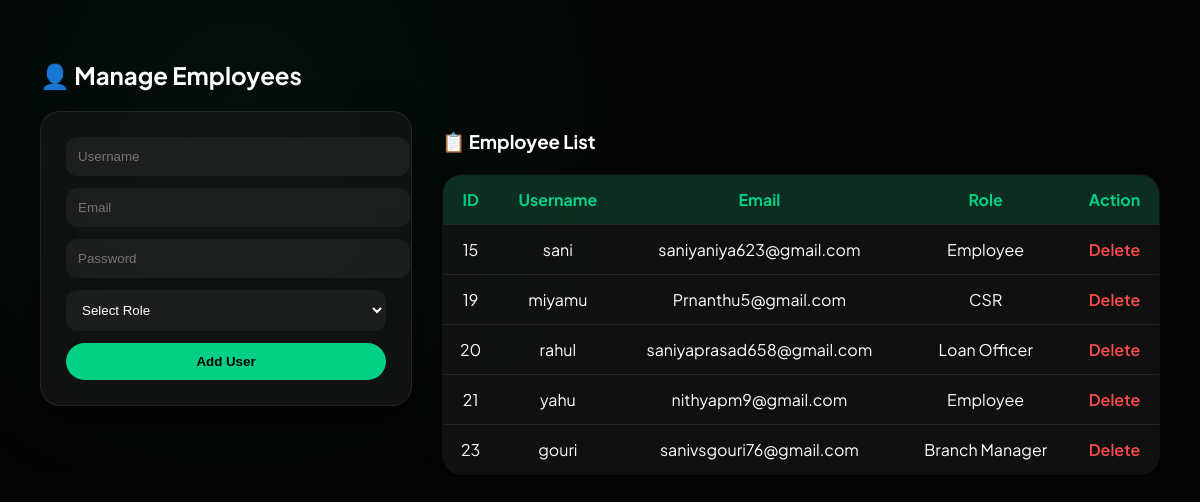
The app's page /manage-employees/ with its own data.
### accounts/models.py (models this page shows)
class CustomUser(AbstractUser):
    ROLE_CHOICES = (
        ('employee', 'Employee'),
        ('csr', 'CSR'),
        ('loan_officer', 'Loan Officer'),
        ('branch_manager', 'Branch Manager'),
        ('user', 'User'),
    )
    role = models.CharField(max_length=50, choices=ROLE_CHOICES, default='user')
    is_locked = models.BooleanField(default=False)
    failed_attempts = models.IntegerField(default=0)
    must_change_password = models.BooleanField(default=True)
    is_verified = models.BooleanField(default=False)
    is_approved = models.BooleanField(default=False)

### accounts/views.py (the view, shortened to what this page needs)
# urls.py: path('manage-employees/', views.manage_employees, name='manage_employees'),
def manage_employees(request):
    employees = CustomUser.objects.exclude(role="user")
    return render(request, "manage_employees.html", {
        "employees": employees
    })

### templates/manage_employees.html (shortened to what this page needs)
<!DOCTYPE html>
<html>
<head>
</head>
<body>
<h2>👤 Manage Employees</h2>
<div class="wrapper">
    <form method="POST" action="{% url 'manage_employees' %}">
        <input type="text" name="username" placeholder="Username" required>
        <input type="email" name="email" placeholder="Email" required>
        <input type="password" name="password" placeholder="Password" required>
        <select name="role" required>
            <option value="">Select Role</option>
        </select>
        <button type="submit">Add User</button>
    </form>
    <div class="table-section">
        <h3>📋 Employee List</h3>
        {% if employees %}
        <div class="table-container">
        <table>
            <tr>
                <th>ID</th>
                <th>Username</th>
                <th>Email</th>
                <th>Role</th>
                <th>Action</th>
            </tr>
            {% for emp in employees %}
            <tr>
                <td>{{ emp.id }}</td>
                <td>{{ emp.username }}</td>
                <td>{{ emp.email }}</td>
                <td>{{ emp.get_role_display }}</td>
                <td>
                    <a class="delete-btn" href="{% url 'delete_employee' emp.id %}">
                        Delete
                    </a>
                </td>
            </tr>
            {% endfor %}
        </table>
        </div>
        {% else %}
        <p>No employees added yet.</p>
        {% endif %}
    </div>
</div>
</body>
</html>

### templates/manage_employees.html (style rules this page uses)
:root { --emerald: #00d084; --midnight: #040404; --glass: rgba(25,25,25,0.6); --border: rgba(255,255,255,0.08); }
html { scroll-behavior: smooth; }
body { font-family: 'Plus Jakarta Sans', sans-serif; margin: 0; padding: 40px; background: radial-gradient(circle at 20% 20%, rgba(0,208,132,0.06), transparent 40%), var(--midnight); color: #fff; }
h2, h3 { margin-bottom: 20px; }
.wrapper { display: flex; flex-wrap: wrap; gap: 30px; align-items: flex-start; }
form { background: var(--glass); backdrop-filter: blur(25px); border: 1px solid var(--border); padding: 25px; width: 320px; border-radius: 20px; box-shadow: 0 20px 40px rgba(0,0,0,0.5); transition: 0.3s; }
input, select { width: 100%; padding: 11px; margin-bottom: 12px; border-radius: 12px; border: 1px solid transparent; background: rgba(255,255,255,0.05); color: #fff; outline: none; transition: all 0.3s ease; }
select option { background: #0a0a0a; color: #fff; }
button { width: 100%; padding: 11px; background: var(--emerald); color: black; border: none; border-radius: 100px; font-weight: 700; cursor: pointer; transition: 0.3s; }
.table-section { flex: 1; min-width: 400px; }
.table-container { overflow-x: auto; }
table { width: 100%; min-width: 600px; border-collapse: collapse; background: var(--glass); backdrop-filter: blur(25px); border: 1px solid var(--border); border-radius: 20px; overflow: hidden; box-shadow: 0 20px 50px rgba(0,0,0,0.6); }
th { background: rgba(0,208,132,0.15); color: var(--emerald); }
th, td { padding: 14px; text-align: center; border-bottom: 1px solid var(--border); }
tr { transition: 0.3s; }
a.delete-btn { color: #ff4d4d; text-decoration: none; font-weight: 600; transition: 0.3s; }

### records on screen
CustomUser: id "15", username "sani", email "saniyaniya623@gmail.com", role "Employee"
CustomUser: id "19", username "miyamu", email "Prnanthu5@gmail.com", role "CSR"
CustomUser: id "20", username "rahul", email "saniyaprasad658@gmail.com", role "Loan Officer"
CustomUser: id "21", username "yahu", email "nithyapm9@gmail.com", role "Employee"
CustomUser: id "23", username "gouri", email "sanivsgouri76@gmail.com", role "Branch Manager"
